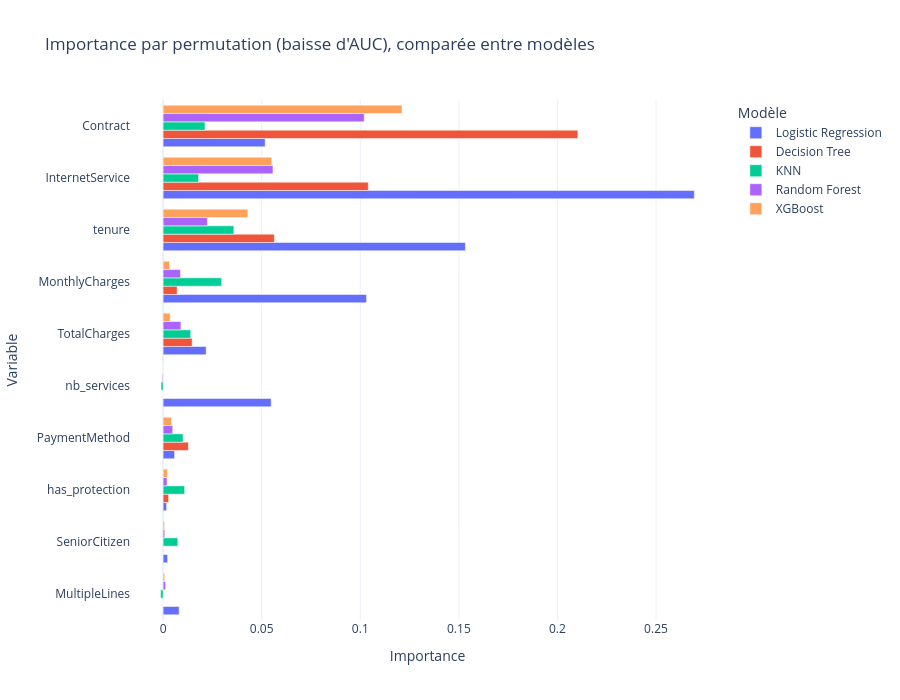

The notebook cell this image was saved under:
### Markdown cell above
**Importance par permutation** : baisse d'AUC quand on mélange une variable. Elle se compare entre modèles.

### Code cell
perm = EX.permutation(session, n_repeats=5)
XP.plot_permutation_comparison(perm["importance"]).show()

### Figure 1 — Plotly figure (JSON) as saved in the notebook; plotly's stock layout.template omitted (floating-point values rounded to 4 significant figures)
{"data": [{"alignmentgroup": "True", "hovertemplate": "Modèle=Logistic Regression<br>Importance=%{x}<br>Variable=%{y}<extra></extra>", "legendgroup": "Logistic Regression", "marker": {"color": "#636efa", "pattern": {"shape": ""}}, "name": "Logistic Regression", "offsetgroup": "Logistic Regression", "orientation": "h", "showlegend": true, "textposition": "auto", "type": "bar", "x": [0.2694, 0.1533, 0.1032, 0.05481, 0.05177, 0.02184, 0.008125, 0.005799, 0.002292, 0.001754], "xaxis": "x", "y": ["InternetService", "tenure", "MonthlyCharges", "nb_services", "Contract", "TotalCharges", "MultipleLines", "PaymentMethod", "SeniorCitizen", "has_protection"], "yaxis": "y"}, {"alignmentgroup": "True", "hovertemplate": "Modèle=Decision Tree<br>Importance=%{x}<br>Variable=%{y}<extra></extra>", "legendgroup": "Decision Tree", "marker": {"color": "#EF553B", "pattern": {"shape": ""}}, "name": "Decision Tree", "offsetgroup": "Decision Tree", "orientation": "h", "showlegend": true, "textposition": "auto", "type": "bar", "x": [0.2104, 0.1041, 0.05642, 0.01473, 0.01282, 0.007094, 0.002772, 0.0001001, 0.0, 0.0], "xaxis": "x", "y": ["Contract", "InternetService", "tenure", "TotalCharges", "PaymentMethod", "MonthlyCharges", "has_protection", "SeniorCitizen", "MultipleLines", "nb_services"], "yaxis": "y"}, {"alignmentgroup": "True", "hovertemplate": "Modèle=KNN<br>Importance=%{x}<br>Variable=%{y}<extra></extra>", "legendgroup": "KNN", "marker": {"color": "#00cc96", "pattern": {"shape": ""}}, "name": "KNN", "offsetgroup": "KNN", "orientation": "h", "showlegend": true, "textposition": "auto", "type": "bar", "x": [0.03587, 0.02967, 0.02122, 0.01799, 0.01398, 0.01092, 0.01007, 0.007447, -0.001037, -0.001255], "xaxis": "x", "y": ["tenure", "MonthlyCharges", "Contract", "InternetService", "TotalCharges", "has_protection", "PaymentMethod", "SeniorCitizen", "nb_services", "MultipleLines"], "yaxis": "y"}, {"alignmentgroup": "True", "hovertemplate": "Modèle=Random Forest<br>Importance=%{x}<br>Variable=%{y}<extra></extra>", "legendgroup": "Random Forest", "marker": {"color": "#ab63fa", "pattern": {"shape": ""}}, "name": "Random Forest", "offsetgroup": "Random Forest", "orientation": "h", "showlegend": true, "textposition": "auto", "type": "bar", "x": [0.102, 0.0557, 0.02245, 0.009022, 0.008826, 0.004866, 0.00197, 0.001255, 0.0008267, -0.0003743], "xaxis": "x", "y": ["Contract", "InternetService", "tenure", "TotalCharges", "MonthlyCharges", "PaymentMethod", "has_protection", "MultipleLines", "SeniorCitizen", "nb_services"], "yaxis": "y"}, {"alignmentgroup": "True", "hovertemplate": "Modèle=XGBoost<br>Importance=%{x}<br>Variable=%{y}<extra></extra>", "legendgroup": "XGBoost", "marker": {"color": "#FFA15A", "pattern": {"shape": ""}}, "name": "XGBoost", "offsetgroup": "XGBoost", "orientation": "h", "showlegend": true, "textposition": "auto", "type": "bar", "x": [0.1212, 0.05507, 0.04296, 0.004218, 0.003567, 0.003241, 0.002198, 0.0008007, 0.0007106, 7.407e-05], "xaxis": "x", "y": ["Contract", "InternetService", "tenure", "PaymentMethod", "TotalCharges", "MonthlyCharges", "has_protection", "MultipleLines", "SeniorCitizen", "nb_services"], "yaxis": "y"}], "layout": {"barmode": "group", "height": 700, "legend": {"title": {"text": "Modèle"}, "tracegroupgap": 0}, "title": {"text": "Importance par permutation (baisse d'AUC), comparée entre modèles"}, "xaxis": {"anchor": "y", "domain": [0, 1], "title": {"text": "Importance"}}, "yaxis": {"anchor": "x", "categoryarray": ["MultipleLines", "SeniorCitizen", "has_protection", "PaymentMethod", "nb_services", "TotalCharges", "MonthlyCharges", "tenure", "InternetService", "Contract"], "categoryorder": "array", "domain": [0, 1], "title": {"text": "Variable"}}}}
